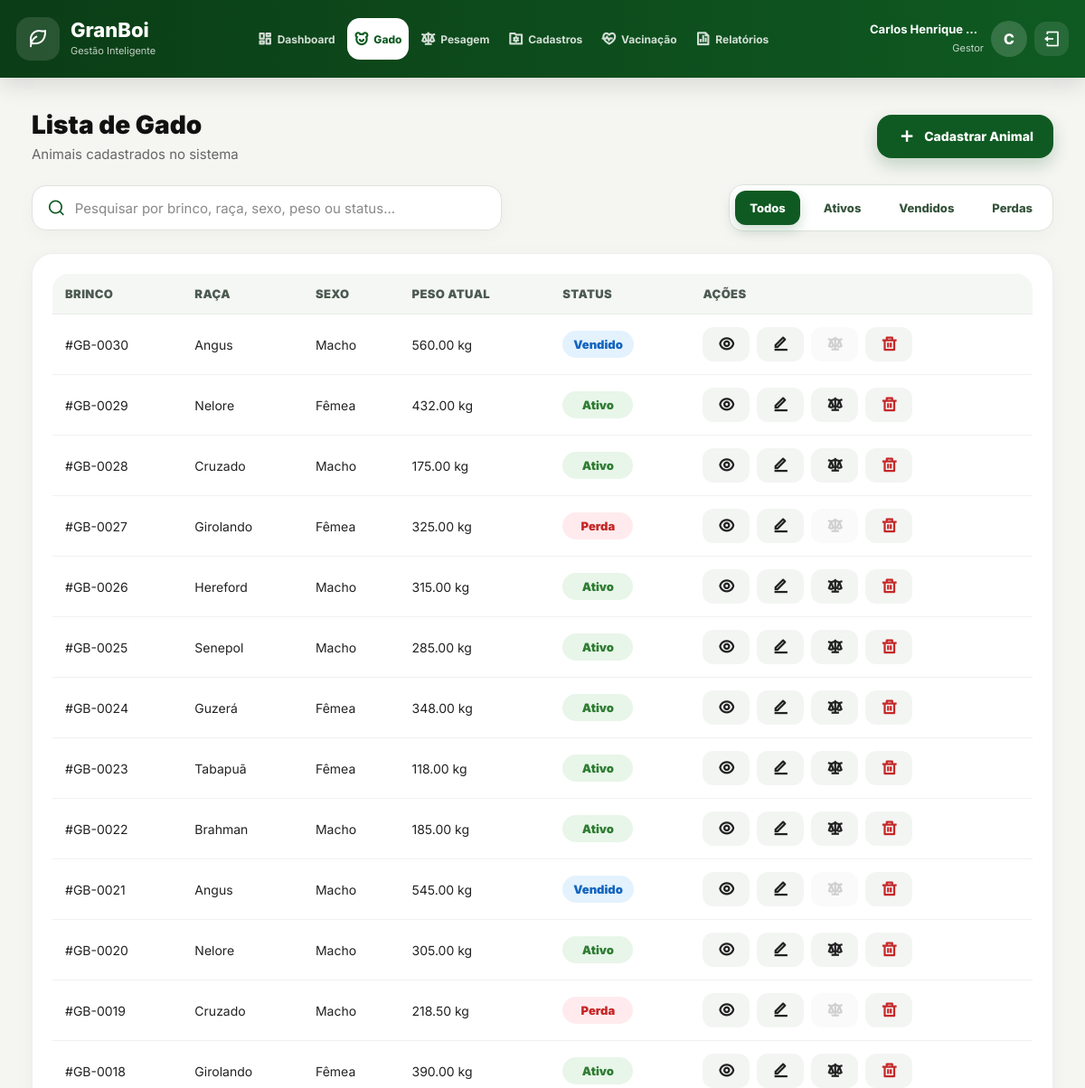
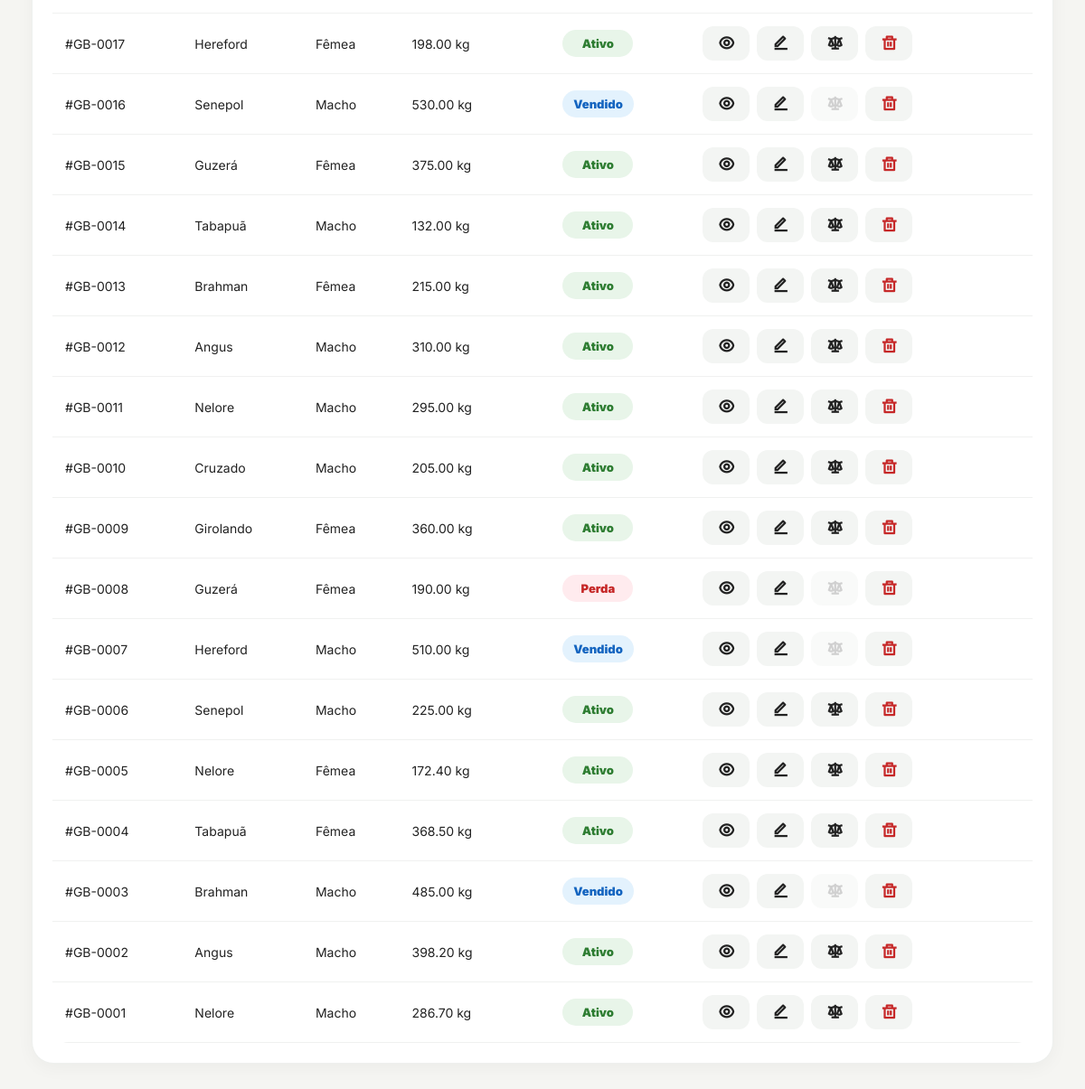
The page /GranBoi/animal (signed in) on the database its author committed (2 pictures, top to bottom).
### tables this page shows
CREATE TABLE `animal` (
  `id` BIGINT NOT NULL AUTO_INCREMENT COMMENT 'Identificador unico do animal.',
  `brinco_identificador` VARCHAR(100) NOT NULL COMMENT 'Codigo do brinco usado para identificar o animal no manejo.',
  `tipo_raca_id` INT(11) DEFAULT NULL COMMENT 'Referencia para a raca cadastrada em tipo_raca.',
  `lote_id` INT(11) DEFAULT NULL COMMENT 'Referencia para o lote atual do animal.',
  `data_nascimento` DATE DEFAULT NULL COMMENT 'Data de nascimento do animal, quando conhecida.',
  `sexo` ENUM('M','F') DEFAULT NULL COMMENT 'Sexo do animal: M para macho e F para femea.',
  `peso_entrada` DECIMAL(10,2) DEFAULT NULL COMMENT 'Peso registrado na entrada ou cadastro do animal em kg.',
  `chip` VARCHAR(100) DEFAULT NULL COMMENT 'Codigo do chip implantado no animal, quando houver.',
  `data_compra` DATE DEFAULT NULL COMMENT 'Data de compra ou entrada do animal na fazenda.',
  `valor_compra` DECIMAL(13,2) DEFAULT NULL COMMENT 'Valor pago na compra do animal.',
  `data_venda` DATE DEFAULT NULL COMMENT 'Data de venda ou saida comercial do animal.',
  `peso_saida` DOUBLE(13,3) DEFAULT 0.000 COMMENT 'Peso na saida ou venda do animal em kg.',
  `valor_venda` DECIMAL(13,2) DEFAULT 0.00 COMMENT 'Valor recebido na venda do animal.',
  `status` VARCHAR(20) DEFAULT 'Ativo' COMMENT 'Situacao do animal: Ativo, Vendido, Perda ou Excluido.',
  PRIMARY KEY (`id`),
  UNIQUE KEY `brinco_UNIQUE` (`brinco_identificador`),
  KEY `fk_animal_tipo_raca` (`tipo_raca_id`),
  KEY `fk_animal_lote` (`lote_id`),
  CONSTRAINT `fk_animal_tipo_raca` FOREIGN KEY (`tipo_raca_id`) REFERENCES `tipo_raca` (`id`),
  CONSTRAINT `fk_animal_lote` FOREIGN KEY (`lote_id`) REFERENCES `lote` (`id`)
);

CREATE TABLE `tipo_raca` (
  `id` INT(11) NOT NULL AUTO_INCREMENT COMMENT 'Identificador unico do tipo de raca.',
  `nome_tipo_raca` VARCHAR(50) NOT NULL COMMENT 'Nome da raca bovina cadastrada.',
  PRIMARY KEY (`id`)
);

### app/controllers/Controller.php (called while the page is built, shortened)
<?php
class Controller
{
    protected function render($view, $dados = [])
    {
        $viewPath = ROOT_PATH . "/app/views/{$view}.php";
        extract($dados);
        require_once ROOT_PATH . "/app/layout/cabecalho.php";
        require_once $viewPath;
        require_once ROOT_PATH . "/app/layout/rodape.php";
    }
}

### app/controllers/AnimalController.php (called while the page is built, shortened)
<?php
class AnimalController extends Controller
{
    public function listar()
    {
        $model = $this->model('Animal');
        $racaModel = $this->model('Raca');
        $loteModel = $this->model('Lote');
        $dados = [
            'titulo' => 'GranBoi - Gado',
            'pageCss' => [
                '/public/assets/css/components/modal.css',
                '/public/assets/css/components/animal/animalModal.css',
                '/public/assets/css/pages/animal/animal.css',
                '/public/assets/css/pages/animal/listar.css'
            ],
            'pageJs' => [
                '/public/assets/js/validations/animal/animalValidation.js',
                '/public/assets/js/modals/animal/cadastrarAnimalModal.js',
                '/public/assets/js/modals/animal/editarAnimalModal.js',
                '/public/assets/js/modals/animal/excluirAnimalModal.js',
                '/public/assets/js/modals/animal/detalhesAnimalModal.js',
                '/public/assets/js/pages/animal/animalPage.js'
            ],
            'animais' => $model->listarTodos(),
            'racas' => $racaModel->listarTodos(),
            'lotes' => $loteModel->listarTodos()
        ];
        $this->render('animal/listar', $dados);
    }
}

### app/routes/web.php (called while the page is built, shortened)
<?php
$url = parse_url($_SERVER['REQUEST_URI'], PHP_URL_PATH);
$basePath = parse_url(BASE_URL, PHP_URL_PATH);
$url = str_replace($basePath, '', $url);
$route = $routes[$url];
$method = $route['method'];
require_once ROOT_PATH . '/app/controllers/Controller.php';
$controllerInstance = new $controller();
$controllerInstance->$method();

### index.php (called while the page is built, shortened)
<?php
require_once ROOT_PATH . '/app/routes/web.php';

### app/models/Animal.php (called while the page is built, shortened)
<?php
require_once ROOT_PATH . '/app/models/conexao.php';
class Animal
{
    private $db;
    public function __construct()
    {
        $this->db = Conexao::conectar();
    }
    public function listarTodos()
    {
        $sql = "
            SELECT
                animal.*,
                animal.tipo_raca_id AS raca_id,
                tipo_raca.nome_tipo_raca AS raca,
                lote.nome_lote AS lote,
                COALESCE(ultima_pesagem.peso, animal.peso_entrada) AS peso_atual,
                ultima_pesagem.data_pesagem AS data_ultima_pesagem
            FROM animal
            LEFT JOIN tipo_raca
                ON tipo_raca.id = animal.tipo_raca_id
            LEFT JOIN lote
                ON lote.id = animal.lote_id
            LEFT JOIN (
                SELECT
                    pesagem.animal_id,
                    pesagem.peso,
                    pesagem.data_pesagem
                FROM pesagem
                INNER JOIN (
                    SELECT
                        animal_id,
                        MAX(id) AS ultima_pesagem_id
                    FROM pesagem
                    GROUP BY animal_id
                ) ultima
                    ON ultima.ultima_pesagem_id = pesagem.id
            ) ultima_pesagem
                ON ultima_pesagem.animal_id = animal.id
            WHERE LOWER(COALESCE(animal.status, '')) != 'excluido'
            ORDER BY animal.id DESC
        ";
        return $this->db->query($sql)->fetchAll(PDO::FETCH_ASSOC);
    }
}

### app/models/conexao.php (called while the page is built)
<?php
class Conexao
{
    public static function conectar()
    {
        $host = 'localhost';
        $dbname = 'granboi_db';
        $usuario = 'root';
        $senha = '';
        try {
            return new PDO("mysql:host=$host;dbname=$dbname", $usuario, $senha);
        } catch (PDOException $e) {
            die("Erro ao conectar: " . $e->getMessage());
        }
    }
}
?>

### app/views/animal/listar.php (the view, shortened to what this page needs)
<main class="main-content animal-page">
  <section class="page-actions animal-page-actions">
    <div>
      <h2>Lista de Gado</h2>
      <p>
        Animais cadastrados no sistema
      </p>
    </div>
    <button type="button" class="animal-create-btn" id="abrirModalCadastrarAnimal">
      <i class="ri-add-line"></i>
      <span>Cadastrar Animal</span>
    </button>
  </section>
  <section class="animal-filtros-container">
    <div class="animal-search-box">
      <i class="ri-search-line"></i>
      <input
        type="text"
        id="pesquisaAnimal"
        placeholder="Pesquisar por brinco, raça, sexo, peso ou status..."
        autocomplete="off"
      >
    </div>
    <div class="animal-status-filters">
      <button type="button" class="animal-filter-btn active" data-status-filter="todos">
        Todos
      </button>
      <button type="button" class="animal-filter-btn" data-status-filter="ativo">
        Ativos
      </button>
      <button type="button" class="animal-filter-btn" data-status-filter="vendido">
        Vendidos
      </button>
      <button type="button" class="animal-filter-btn" data-status-filter="perda">
        Perdas
      </button>
    </div>
  </section>
  <section class="table-container animal-table-container">
    <table class="animal-table">
      <thead>
        <tr>
          <th>Brinco</th>
          <th>Raça</th>
          <th>Sexo</th>
          <th>Peso Atual</th>
          <th>Status</th>
          <th>Ações</th>
        </tr>
      </thead>
      <tbody id="tabelaAnimalBody">
        <?php if (!empty($animais)): ?>
          <?php foreach ($animais as $animal): ?>
            <?php
              $statusAnimal = strtolower(trim($animal['status'] ?? ''));
              $statusAnimalValor = ucfirst($statusAnimal);
              if ($statusAnimal === 'ativo') {
                  $statusAnimalTexto = 'Ativo';
              } elseif ($statusAnimal === 'vendido') {
                  $statusAnimalTexto = 'Vendido';
              } elseif ($statusAnimal === 'perda') {
                  $statusAnimalTexto = 'Perda';
              } else {
                  $statusAnimalTexto = '-';
              }
            ?>
            <tr class="animal-row" data-status="<?= htmlspecialchars($statusAnimal) ?>">
              <td>
                #<?= htmlspecialchars($animal['brinco_identificador']) ?>
              </td>
              <td>
                <?= htmlspecialchars($animal['raca'] ?? '-') ?>
              </td>
              <td>
                <?php if ($animal['sexo'] === 'M'): ?>
                  Macho
                <?php elseif ($animal['sexo'] === 'F'): ?>
                  Fêmea
                <?php else: ?>
                  -
                <?php endif; ?>
              </td>
              <td>
                <?= htmlspecialchars($animal['peso_atual'] ?? $animal['peso_entrada']) ?> kg
              </td>
              <td>
                <span class="status-badge status-<?= htmlspecialchars($statusAnimal) ?>">
                  <?= htmlspecialchars($statusAnimalTexto) ?>
                </span>
              </td>
              <td>
                <div class="actions animal-actions">
                  <button
                    type="button"
                    class="action-btn detalhes-animal-btn"
                    title="Ver detalhes"
                    data-id="<?= htmlspecialchars($animal['id']) ?>"
                    data-brinco="<?= htmlspecialchars($animal['brinco_identificador']) ?>"
                    data-raca="<?= htmlspecialchars($animal['raca'] ?? '') ?>"
                    data-lote="<?= htmlspecialchars($animal['lote'] ?? '') ?>"
                    data-sexo="<?= htmlspecialchars($animal['sexo']) ?>"
                    data-peso="<?= htmlspecialchars($animal['peso_atual'] ?? $animal['peso_entrada']) ?>"
                    data-data-nascimento="<?= htmlspecialchars($animal['data_nascimento'] ?? '') ?>"
                    data-status="<?= htmlspecialchars($statusAnimalValor) ?>"
                    data-chip="<?= htmlspecialchars($animal['chip'] ?? '') ?>"
                    data-observacoes="<?= htmlspecialchars($animal['observacoes'] ?? '') ?>"
                  >
                    <i class="ri-eye-line"></i>
                  </button>
                  <button
                    type="button"
                    class="action-btn editar-animal-btn"
                    title="Editar animal"
                    data-id="<?= htmlspecialchars($animal['id']) ?>"
                    data-brinco="<?= htmlspecialchars($animal['brinco_identificador']) ?>"
                    data-raca-id="<?= htmlspecialchars($animal['raca_id'] ?? '') ?>"
                    data-lote-id="<?= htmlspecialchars($animal['lote_id'] ?? '') ?>"
                    data-raca="<?= htmlspecialchars($animal['raca'] ?? '') ?>"
                    data-lote="<?= htmlspecialchars($animal['lote'] ?? '') ?>"
                    data-sexo="<?= htmlspecialchars($animal['sexo']) ?>"
                    data-peso="<?= htmlspecialchars($animal['peso_atual'] ?? $animal['peso_entrada']) ?>"
                    data-data-nascimento="<?= htmlspecialchars($animal['data_nascimento'] ?? '') ?>"
                    data-status="<?= htmlspecialchars($statusAnimalValor) ?>"
                    data-chip="<?= htmlspecialchars($animal['chip'] ?? '') ?>"
                    data-observacoes="<?= htmlspecialchars($animal['observacoes'] ?? '') ?>"
                    data-peso-saida="<?= htmlspecialchars($animal['peso_saida'] ?? '') ?>"
                    data-valor-venda="<?= htmlspecialchars($animal['valor_venda'] ?? '') ?>"
                    data-data-compra="<?= htmlspecialchars($animal['data_compra'] ?? '') ?>"
                    data-valor-compra="<?= htmlspecialchars($animal['valor_compra'] ?? '') ?>"
                    data-data-venda="<?= htmlspecialchars($animal['data_venda'] ?? '') ?>"
                  >
                    <i class="ri-edit-line"></i>
                  </button>
                  <?php if ($statusAnimal === 'ativo'): ?>
                    <a
                      href="<?= BASE_URL ?>/peso?animal_id=<?= htmlspecialchars($animal['id']) ?>"
                      class="action-btn pesagem-animal-btn"
                      title="Controle de pesagem"
                    >
                      <i class="ri-scales-3-line"></i>
                    </a>
                  <?php else: ?>
                    <button
                      type="button"
                      class="action-btn action-btn-disabled"
                      title="Pesagem indisponível para animal <?= $statusAnimal === 'perda' ? 'com perda' : htmlspecialchars($statusAnimal) ?>"
                      disabled
                    >
                      <i class="ri-scales-3-line"></i>
                    </button>
                  <?php endif; ?>
                  <button
                    type="button"
                    class="action-btn danger excluir-animal-btn"
                    title="Excluir animal"
                    data-id="<?= htmlspecialchars($animal['id']) ?>"
                    data-brinco="<?= htmlspecialchars($animal['brinco_identificador']) ?>"
                  >
                    <i class="ri-delete-bin-line"></i>
                  </button>
                </div>
              </td>
            </tr>
          <?php endforeach; ?>
        <?php endif; ?>
      </tbody>
    </table>
  </section>
</main>

### rows shown on the page
animal: brinco_identificador "GB-0030", tipo_raca.nome_tipo_raca "Angus", sexo "Macho", peso_atual "560.00", status "Vendido"
animal: brinco_identificador "GB-0029", tipo_raca.nome_tipo_raca "Nelore", sexo "Fêmea", peso_atual "432.00", status "Ativo"
animal: brinco_identificador "GB-0028", tipo_raca.nome_tipo_raca "Cruzado", sexo "Macho", peso_atual "175.00", status "Ativo"
animal: brinco_identificador "GB-0027", tipo_raca.nome_tipo_raca "Girolando", sexo "Fêmea", peso_atual "325.00", status "Perda"
animal: brinco_identificador "GB-0026", tipo_raca.nome_tipo_raca "Hereford", sexo "Macho", peso_atual "315.00", status "Ativo"
animal: brinco_identificador "GB-0025", tipo_raca.nome_tipo_raca "Senepol", sexo "Macho", peso_atual "285.00", status "Ativo"
animal: brinco_identificador "GB-0024", tipo_raca.nome_tipo_raca "Guzerá", sexo "Fêmea", peso_atual "348.00", status "Ativo"
animal: brinco_identificador "GB-0023", tipo_raca.nome_tipo_raca "Tabapuã", sexo "Fêmea", peso_atual "118.00", status "Ativo"
animal: brinco_identificador "GB-0022", tipo_raca.nome_tipo_raca "Brahman", sexo "Macho", peso_atual "185.00", status "Ativo"
animal: brinco_identificador "GB-0021", tipo_raca.nome_tipo_raca "Angus", sexo "Macho", peso_atual "545.00", status "Vendido"
animal: brinco_identificador "GB-0020", tipo_raca.nome_tipo_raca "Nelore", sexo "Macho", peso_atual "305.00", status "Ativo"
animal: brinco_identificador "GB-0019", tipo_raca.nome_tipo_raca "Cruzado", sexo "Macho", peso_atual "218.50", status "Perda"
animal: brinco_identificador "GB-0018", tipo_raca.nome_tipo_raca "Girolando", sexo "Fêmea", peso_atual "390.00", status "Ativo"
animal: brinco_identificador "GB-0017", tipo_raca.nome_tipo_raca "Hereford", sexo "Fêmea", peso_atual "198.00", status "Ativo"
animal: brinco_identificador "GB-0016", tipo_raca.nome_tipo_raca "Senepol", sexo "Macho", peso_atual "530.00", status "Vendido"
animal: brinco_identificador "GB-0015", tipo_raca.nome_tipo_raca "Guzerá", sexo "Fêmea", peso_atual "375.00", status "Ativo"
animal: brinco_identificador "GB-0014", tipo_raca.nome_tipo_raca "Tabapuã", sexo "Macho", peso_atual "132.00", status "Ativo"
animal: brinco_identificador "GB-0013", tipo_raca.nome_tipo_raca "Brahman", sexo "Fêmea", peso_atual "215.00", status "Ativo"
animal: brinco_identificador "GB-0012", tipo_raca.nome_tipo_raca "Angus", sexo "Macho", peso_atual "310.00", status "Ativo"
animal: brinco_identificador "GB-0011", tipo_raca.nome_tipo_raca "Nelore", sexo "Macho", peso_atual "295.00", status "Ativo"
animal: brinco_identificador "GB-0010", tipo_raca.nome_tipo_raca "Cruzado", sexo "Macho", peso_atual "205.00", status "Ativo"
animal: brinco_identificador "GB-0009", tipo_raca.nome_tipo_raca "Girolando", sexo "Fêmea", peso_atual "360.00", status "Ativo"
animal: brinco_identificador "GB-0008", tipo_raca.nome_tipo_raca "Guzerá", sexo "Fêmea", peso_atual "190.00", status "Perda"
animal: brinco_identificador "GB-0007", tipo_raca.nome_tipo_raca "Hereford", sexo "Macho", peso_atual "510.00", status "Vendido"
animal: brinco_identificador "GB-0006", tipo_raca.nome_tipo_raca "Senepol", sexo "Macho", peso_atual "225.00", status "Ativo"
animal: brinco_identificador "GB-0005", tipo_raca.nome_tipo_raca "Nelore", sexo "Fêmea", peso_atual "172.40", status "Ativo"
animal: brinco_identificador "GB-0004", tipo_raca.nome_tipo_raca "Tabapuã", sexo "Fêmea", peso_atual "368.50", status "Ativo"
animal: brinco_identificador "GB-0003", tipo_raca.nome_tipo_raca "Brahman", sexo "Macho", peso_atual "485.00", status "Vendido"
animal: brinco_identificador "GB-0002", tipo_raca.nome_tipo_raca "Angus", sexo "Macho", peso_atual "398.20", status "Ativo"
animal: brinco_identificador "GB-0001", tipo_raca.nome_tipo_raca "Nelore", sexo "Macho", peso_atual "286.70", status "Ativo"

### other values the page prints
$_SESSION['usuario']['nome'] "Carlos Henrique…"
$_SESSION['usuario']['papel_nome'] "Gestor"
substr($_SESSION['usuario']['nome'] ?? 'U', 0, 1) "C"
